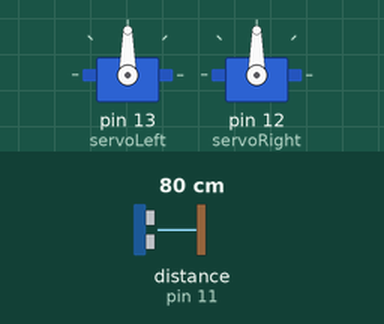
Bench run of a sketch on a simulated Arduino Uno, built with avr-gcc and run on an emulated ATmega328P. On the bench: 2 × servo. Wiring (inferred from the names in the program): ultrasonic range finder: trigger pin 11; echo pin 11. Inputs (shaded band) come from the test bench; at power-on: distance to the obstacle (sensor on pin 11) 80 cm. The echo pulse lasts 58.3 µs per cm; what the sketch prints to the serial monitor is not drawn.

Above: at 0.1 s.
Timing chart, 0 to 10.8 s (numbered marks = the images above):
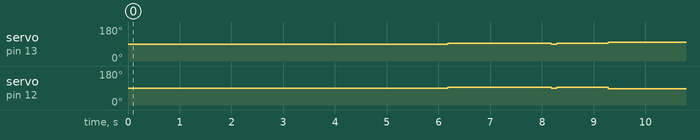

The sketch:

upg10Old.ino
```cpp
#include <Servo.h>

// Start measuring time
unsigned long startTime = millis();

// Define pin for ping-sensor
int pingPin = 11;

Servo servoLeft;
Servo servoRight;

float r = 0;          // Radius of circle[cm]
float x = 5.65;       // Distance between wheels divided by 2
int rightSpeed = 30;  // Speed of right wheel


//---------------------------------------------------//
void setup() {
  Serial.begin(9600);

  // Define pin for left and right servo and attach
  servoLeft.attach(13);
  servoRight.attach(12);

  float spinTimeReturned = spin();
  Serial.println("\n");
  Serial.println(spinTimeReturned);

  servoLeft.writeMicroseconds(1500);
  servoRight.writeMicroseconds(1500);
  delay(2000);

  drive(spinTimeReturned);

}
//--------------------------------------------------.//
void loop()
{


}

//-------------------FUNCTIONS----------------------//

float spin() {
  long duration, cm;

  float leftRadius = 2*(r - x)*(PI);
  float rightRadius = 2*(r + x)*(PI);

  servoLeft.writeMicroseconds((1500 + leftRadius/rightRadius*rightSpeed));    // Set Left servo speed
  servoRight.writeMicroseconds(1500 - rightSpeed);                            // Set Right servo speed

  float startTime = millis();
  float currentTime = millis();
  int i = 0;

  float distance[80] = {};
  float times[80] = {};
  float elapsedTime;

  while (currentTime-startTime < 6150)
  {

    pinMode(pingPin, OUTPUT);
    digitalWrite(pingPin, LOW);
    delayMicroseconds(2);
    digitalWrite(pingPin,HIGH);
    delayMicroseconds(5);
    digitalWrite(pingPin, LOW);

    pinMode(pingPin, INPUT);
    duration = pulseIn(pingPin, HIGH);

    cm = duration / 29 /2;

    delay(100);


    currentTime = millis();
    elapsedTime = currentTime - startTime;

    distance[i] = cm;
    times[i] = elapsedTime;

    Serial.print(i);
    Serial.print("\t");
    Serial.print(distance[i]);
    Serial.print("\t");
    Serial.print(times[i]);
    Serial.print("\n");

    i = i +1;
  }

  float maxValue = 0;
  float spinTime = 0;
  float valueCheck;

  for (int j=0; j < i; j++)         // time of spin at max distance
    {
      valueCheck = distance[j];

      if (valueCheck > maxValue)
      {
        maxValue = valueCheck;
        spinTime = times[j];
      }
   }
  return spinTime;
}


float drive(float spinTime)
{
  long duration, cm;

  float leftRadius = 2*(r - x)*(PI);
  float rightRadius = 2*(r + x)*(PI);

  servoLeft.writeMicroseconds((1500 + leftRadius/rightRadius*rightSpeed));    // Set Left servo speed
  servoRight.writeMicroseconds(1500 - rightSpeed);   // Set Right servo speed
  delay(spinTime);

  servoLeft.writeMicroseconds(1500);
  servoRight.writeMicroseconds(1500);
  delay(1000);

  servoLeft.writeMicroseconds(1575);    // Set Left servo speed
  servoRight.writeMicroseconds(1425);   // Set Right servo speed

  cm = 1000;

  while(cm > 30)
  {
    pinMode(pingPin, OUTPUT);
    digitalWrite(pingPin, LOW);
    delayMicroseconds(2);
    digitalWrite(pingPin,HIGH);
    delayMicroseconds(5);
    digitalWrite(pingPin, LOW);

    pinMode(pingPin, INPUT);
    duration = pulseIn(pingPin, HIGH);

    cm = duration / 29 /2;
    delay(100);
  }
    servoLeft.writeMicroseconds(1500);
    servoRight.writeMicroseconds(1500);
    delay(1000);
}
```

Measured:
- by itself, servo on pin 13 (servoLeft): 90° → 93° at 6.2 s, → 90° 2.0 s later, → 93° 0.11 s later, → 100° 1.0 s later
- by itself, servo on pin 12 (servoRight): 90° → 93° at 6.2 s, → 90° 2.0 s later, → 93° 0.11 s later, → 85° 1.0 s later
